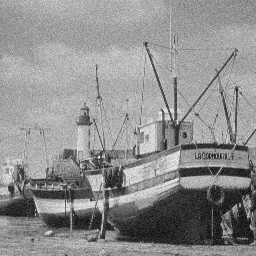
%> input picture Practical 2/images/boatnoise.jpg, 256 x 256 px
$ octave main.m   (GNU Octave 9; MATLAB toolbox functions it lacks are replaced by stand-ins)
%> lines starting %> are read from the running program, lines starting %| are printed output that depends on the picture
%> further down, boat is the input picture: size 256x256 uint8; min 0, max 255, mean 142.6
### Practical 2/Task 2/edgeExtraction.m
function [Edges, Ihor, Iver] = edgeExtraction(image, B1, B2)
%> called with B1 = [-1 0 1; -1 0 1; -1 0 1], B2 = [-1 -1 -1; 0 0 0; 1 1 1]

    Iver = conv2(image, B1);
    Ihor = conv2(image, B2);
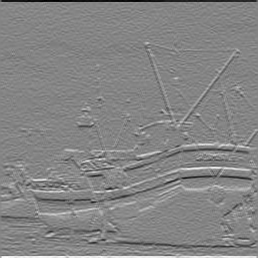
%> Ihor: size 258x258 double; min -594, max 547, mean 0; drawn with min black and max white

    Iver_square = Iver .* Iver;
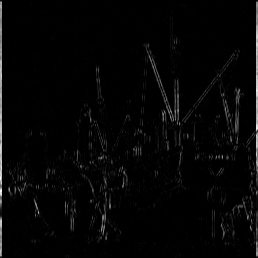
%> Iver_square: size 258x258 double; min 0, max 351649, mean 7909.9; drawn with min black and max white
    Ihor_square = Ihor .* Ihor;
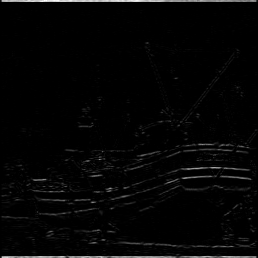
%> Ihor_square: size 258x258 double; min 0, max 352836, mean 7790.5; drawn with min black and max white
    Edges = sqrt(Iver_square + Ihor_square);
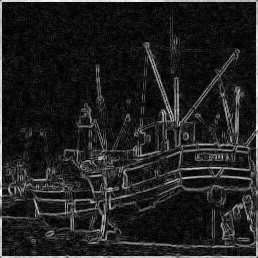
%> Edges: size 258x258 double; min 0, max 594.3, mean 78.9; drawn with min black and max white

    Edges = uint8(Edges);
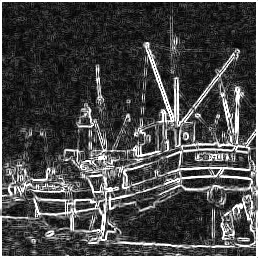
%> Edges: size 258x258 uint8; min 0, max 255, mean 70.6
    Ihor = uint8(Ihor);
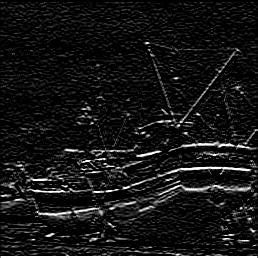
%> Ihor: size 258x258 uint8; min 0, max 255, mean 22
    Iver = uint8(Iver);
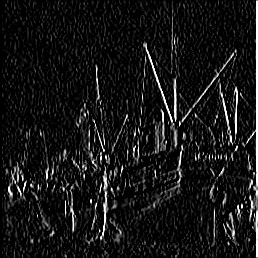
%> Iver: size 258x258 uint8; min 0, max 255, mean 22; mean of the top-left, top-right, bottom-left and bottom-right quarters 10.7, 24.3, 25.8, 27.1

end

### Practical 2/Task 2/main.m
boat = imread("../images/boatnoise.jpg");

b1 = [-1, 0, 1];
B1 = [b1; b1; b1];

B2 = [-1, -1, -1; 0, 0, 0; 1, 1, 1];
[Edges, Ihor, Iver] = edgeExtraction(boat, B1, B2);
figure
subplot(2, 2, 1);
imshow(boat);
subplot(2, 2, 2);
imshow(Edges);
subplot(2, 2, 3);
imshow(Ihor);
subplot(2, 2, 4);
imshow(Iver);
